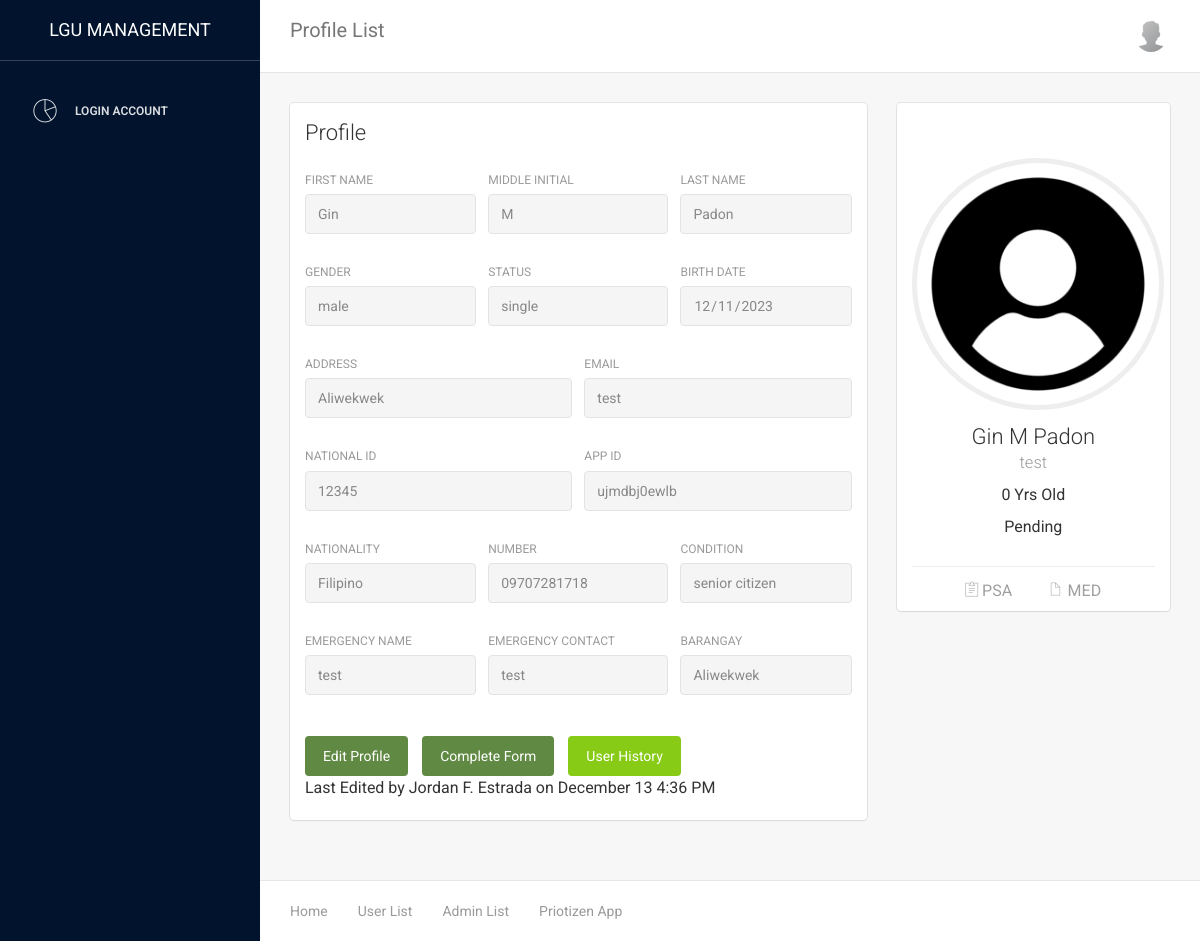
The app's page /LGU/user.php?user_id=ujmdbj0ewlb with its own data.
### tables this page shows
CREATE TABLE `verified` (
  `id` int(11) NOT NULL,
  `fname` varchar(45) DEFAULT NULL,
  `mi` varchar(15) DEFAULT NULL,
  `lname` varchar(45) DEFAULT NULL,
  `email` varchar(45) DEFAULT NULL,
  `bdate` varchar(20) DEFAULT NULL,
  `status_rs` varchar(20) DEFAULT NULL,
  `gender` varchar(20) DEFAULT 'Male',
  `address` varchar(100) DEFAULT NULL,
  `number` varchar(15) DEFAULT NULL,
  `valid_id` varchar(200) DEFAULT NULL,
  `app_id` varchar(15) DEFAULT NULL,
  `photo` varchar(200) DEFAULT NULL,
  `conditions` varchar(20) DEFAULT NULL,
  `nationality` varchar(45) NOT NULL DEFAULT 'Filipino',
  `family_name` varchar(45) DEFAULT NULL,
  `family_contact` varchar(15) DEFAULT NULL,
  `brgy` varchar(45) DEFAULT NULL
);

CREATE TABLE `account` (
  `id` int(11) NOT NULL,
  `account_id` varchar(45) DEFAULT NULL,
  `email` varchar(45) DEFAULT NULL,
  `passcode` varchar(45) DEFAULT NULL,
  `account_type` varchar(10) DEFAULT 'user',
  `account_status` varchar(10) DEFAULT 'Pending',
  `isfirstlogin` int(1) DEFAULT '0'
);

### LGU/user.php (the view, shortened to what the rows shown need)
<?php
require('connection.php');
if(isset($_GET['user_id'])){
    $user_id = $_GET['user_id'];
}else{
    $isDeleteBtn = false;
    $user_id = $_SESSION['user_id'];
}
$query = "SELECT v.*, a.account_status, d.psa , d.med FROM verified v INNER JOIN  account a on a.account_id = v.app_id inner join doc d on v.app_id = d.user_id where a.account_id = '$user_id'";
$result = mysqli_query($conn, $query);
$query1 = "SELECT u.action, u.time_edited , a.name as admin_name from user_history u inner join admin a on u.admin_id = a.admin_id where u.user_id = '$user_id' order by u.id desc limit 1 ";
$result1 = mysqli_query($conn,$query1);
if($result && $result1 ){
    $assoc = mysqli_fetch_assoc($result);
    extract($assoc);
}else{
    echo $query;
}
?>
<!doctype html>
<html lang="en">
<head>
    <link href="assets/css/bootstrap.min.css" rel="stylesheet" />
    <link href="assets/css/animate.min.css" rel="stylesheet"/>
    <link href="assets/css/light-bootstrap-dashboard.css?v=1.4.0" rel="stylesheet"/>
    <link href="assets/css/demo.css" rel="stylesheet" />
    <link href="assets/css/confirmation.css" rel="stylesheet" />
    <link href="http://maxcdn.bootstrapcdn.com/font-awesome/4.2.0/css/font-awesome.min.css" rel="stylesheet">
    <link href="assets/css/pe-icon-7-stroke.css" rel="stylesheet" />
</head>
<body>
<div class="wrapper">
    <div class="main-panel">
        <div class="content">
            <div class="container-fluid">
                <div class="row">
                    <div class="col-md-8">
                        <div class="card">
                            <div class="content">
                                <form id="info_content" >
                                    <div class="row">
                                        <div class="col-md-4">
                                            <div class="form-group">
                                                <label>First Name</label>
                                                <input type="text" class="form-control"  placeholder="Enter first name" value="<?php echo $fname; ?>" readonly>
                                            </div>
                                        </div>
                                        <div class="col-md-4">
                                            <div class="form-group">
                                                <label>Middle Initial</label>
                                                <input type="text" class="form-control" placeholder="Enter M.I" value="<?php echo $mi?>" readonly>
                                            </div>
                                        </div>
                                        <div class="col-md-4">
                                            <div class="form-group">
                                                <label for="exampleInputEmail1">Last Name</label>
                                                <input id="lname" type="text" class="form-control" placeholder="Enter last name" value="<?php echo $lname?>" readonly>
                                            </div>
                                        </div>
                                    </div>
                                    <div class="row">
                                        <div class="col-md-4">
                                            <div class="form-group">
                                                <label>Gender</label>
                                                <input type="text" class="form-control" name="" id="" readonly value="<?php echo $gender?>">
                                            </div>
                                        </div>
                                        <div class="col-md-4">
                                            <div class="form-group">
                                                <label>Status</label>
                                                <input type="text" name="" class="form-control" id="" readonly value="<?php echo $status_rs?>">
                                            </div>
                                        </div>
                                        <div class="col-md-4">
                                            <div class="form-group">
                                                <label>Birth Date</label>
                                                <input type="date" class="form-control"  value="<?php echo date('Y-m-d', strtotime($bdate)); ?>" readonly>
                                            </div>
                                        </div>
                                    </div>
                                    <div class="row otherInfoOff">
                                        <div class="col-md-6">
                                            <div class="form-group">
                                                <label>Address</label>
                                                <input type="text" class="form-control" placeholder="Home Address" value="<?php echo $address ?>" readonly>
                                            </div>
                                        </div>
                                        <div class="col-md-6">
                                            <div class="form-group">
                                                <label>Email</label>
                                                <input type="email" class="form-control" placeholder="Email Address" id="email" value="<?php echo $email ?>" readonly >
                                            </div>
                                        </div>
                                    </div>
                                    <div class="row otherInfoOn" >
                                        <div class="col-md-6">
                                            <div class="form-group">
                                                <label>National ID</label>
                                                <input type="text" class="form-control" value="<?php echo $valid_id?>" placeholder="Enter National ID Number" id="valid_id" readonly>
                                            </div>
                                        </div>
                                        <div class="col-md-6">
                                            <div class="form-group">
                                                <label>APP ID</label>
                                                <input type="text" class="form-control" value="<?php echo $app_id?>" placeholder="Enter APP ID Number" id="app_id" readonly>
                                            </div>
                                        </div>
                                    </div>
                                    <div class="row otherInfoOff">
                                        <div class="col-md-4">
                                            <div class="form-group">
                                                <label>Nationality</label>
                                                <input type="text" class="form-control" placeholder="Enter nationality" value="<?php echo $nationality ?>" readonly>
                                            </div>
                                        </div>
                                        <div class="col-md-4">
                                            <div class="form-group">
                                                <label>Number</label>
                                                <input type="text" class="form-control" placeholder="Enter number" value="<?php echo $number ?>" readonly>
                                            </div>
                                        </div>
                                        <div class="col-md-4">
                                            <div class="form-group">
                                                <label>Condition</label>
                                                <input type="text" name="" id="" class="form-control" readonly value="<?php echo ($conditions=="pwd")? "disabled":"senior citizen" ?>">
                                            </div>
                                        </div>
                                    </div>
                                    <div class="row otherInfoOn" >
                                        <div class="col-md-4">
                                            <div class="form-group">
                                                <label>Emergency Name</label>
                                                <input type="text" class="form-control" value="<?php echo $family_name?>" placeholder="Enter Emergency Name" id="family_name" readonly>
                                            </div>
                                        </div>
                                        <div class="col-md-4">
                                            <div class="form-group">
                                                <label>Emergency Contact</label>
                                                <input type="text" class="form-control" value="<?php echo $family_contact?>" placeholder="Enter Emergency Contact" id="family_contact" readonly>
                                            </div>
                                        </div>
                                        <div class="col-md-4">
                                            <div class="form-group">
                                                <label>Barangay</label>
                                                <input type="text" name="" id="" class="form-control" readonly value="<?php echo $brgy?>">
                                            </div>
                                        </div>
                                    </div>
                                </form>
                                <br>
                            </div>
                        </div>
                    </div>
                    <div class="col-md-4">
                        <div class="card card-user">
                            <div class="content">
                                <div class="author">
                                     <a href="#">
                                     <?php
                                        $imagePath = "../priotizen_app/user_img/$photo";
                                        if(file_exists($imagePath)) {
                                            echo '<img class="avatar border-gray" style="height: 21em; width: 21em" src="../priotizen_app/user_img/'.$photo.'"  alt="..."/>';
                                        }else{
                                            echo '<img class="avatar border-gray" style="height: 21em; width: 21em" src="../priotizen_app/user_img/default.png"  alt="..."/>';
                                        }
                                      ?>
                                      <h4 class="title"><?php echo $fname." ".$mi." ".$lname ?><br />
                                         <small><?php echo $email ?></small>
                                      </h4>
                                    </a>
                                    <?php
                                    $bdateFormat = $bdate;
                                    $date =  date("l F d, Y");
                                    $date = explode(',',$date);
                                    $date = $date[1];
                                    $bdate = explode('-', $bdateFormat);
                                    $bdate = $bdate[0];
                                    $birthday = $date - $bdate ;
                                    ?>
                                    <h5><?php echo $birthday ?> Yrs Old</h5>
                                    <h5><?php echo $account_status ?></h5>
                                </div>
                            </div>
                        </div>
                    </div>
                </div>
            </div>
        </div>
    </div>
</div>
</body>
</html>

### records on screen
verified: fname "Gin", mi "M", lname "Padon", gender "male", status_rs "single", bdate "12/11/2023", address "Aliwekwek", email "test", valid "12345", app "ujmdbj0ewlb", nationality "Filipino", number "09707281718", conditions "senior citizen", family_name "test", family_contact "test", brgy "Aliwekwek", bdate "0", account.account_status "Pending"

### other values on screen
$text "Last Edited by Jordan F. Estrada on December 13 4:36 PM"
